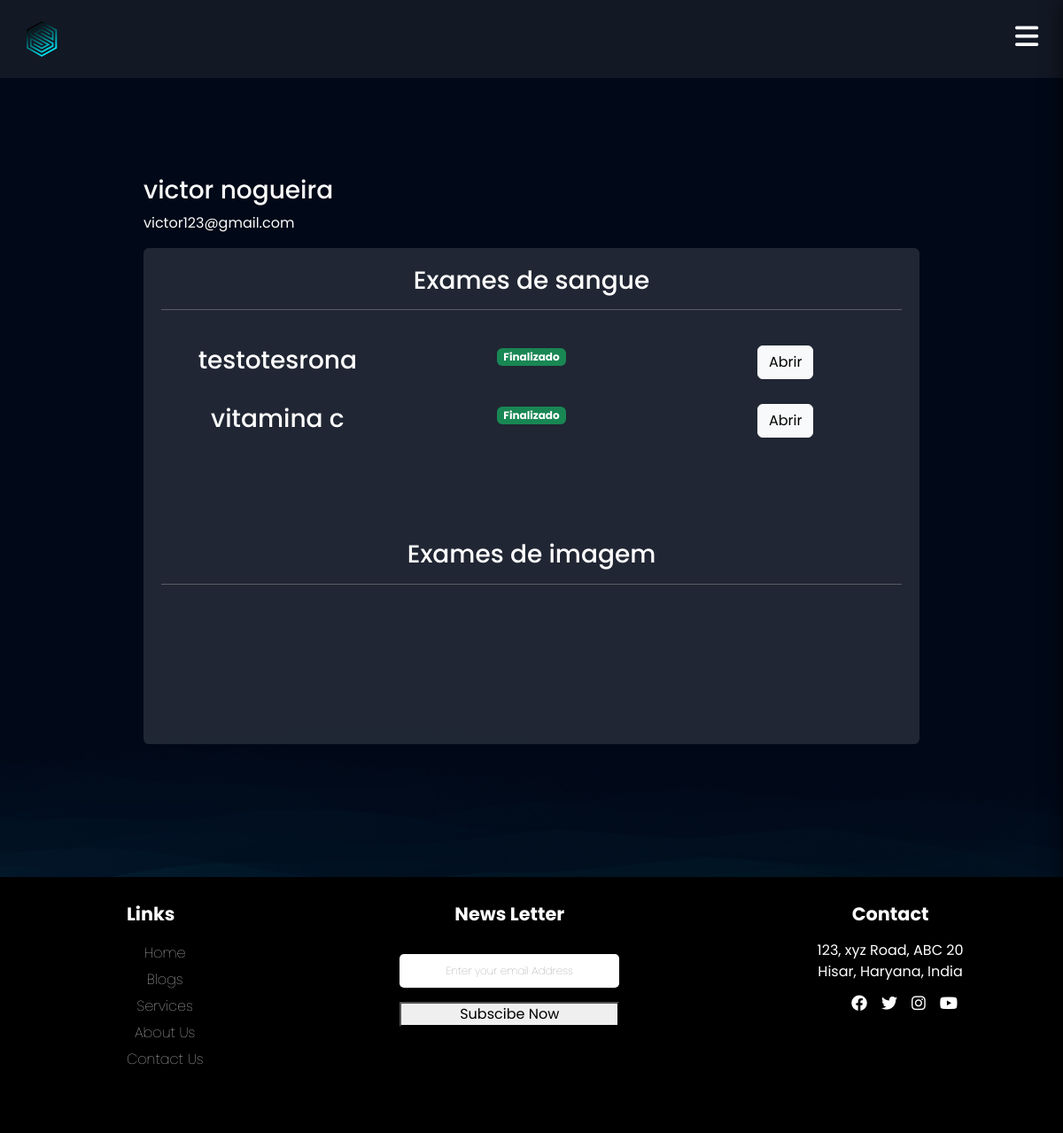
The page /empresarial/cliente/5 (signed in) on the database its author committed.
### exames/models.py (models this page shows, shortened)
class SolicitacaoExame(models.Model):
    choice_status = (
        ('E', 'Em análise'),
        ('F', 'Finalizado')
    )
    usuario = models.ForeignKey(User, on_delete=models.DO_NOTHING)
    exame = models.ForeignKey(TiposExames, on_delete=models.DO_NOTHING)
    status = models.CharField(max_length=2, choices=choice_status)
    resultado = models.FileField(upload_to="resultados", null=True, blank=True)
    requer_senha = models.BooleanField(default=False)
    senha = models.CharField(max_length=6, null=True, blank=True)
    def badge_template(self):
        if self.status == 'E':
            classes_css = 'bg-warning text-dark'
            texto = "Em análise"
        elif self.status == 'F':
            classes_css = 'bg-success'
            texto = "Finalizado"
        return mark_safe(f"<span class='badge bg-primary {classes_css}'>{texto}</span>")

class TiposExames(models.Model):
    tipo_choices = (
        ('I', 'Exame de imagem'),
        ('S', 'Exame de sangue')
    )
    nome = models.CharField(max_length=50)
    tipo = models.CharField(max_length=1, choices=tipo_choices)
    preco= models.FloatField()
    disponivel= models.BooleanField(default=True)
    horario_inicial = models.IntegerField()
    horario_final = models.IntegerField()

### empresarial/views.py (the view)
# urls.py: path('cliente/<int:cliente_id>', views.cliente, name="cliente"),
@staff_member_required
def cliente(request, cliente_id):
    cliente = User.objects.get(id=cliente_id)
    exames = SolicitacaoExame.objects.filter(usuario=cliente)
    return render(request, 'cliente.html', {'cliente': cliente, 'exames': exames})

### empresarial/templates/cliente.html (shortened to what this page needs)
{% extends "bases/base.html" %}
{% load static %}
{% block 'head' %}
    <link href="{% static 'exames/css/css.css' %}" rel="stylesheet">
    <link href="{% static 'exames/css/gerenciar_pedidos.css' %}" rel="stylesheet">
    <link href="{% static 'exames/css/gerenciar_exames.css' %}" rel="stylesheet">
{% endblock 'head' %}
{% block 'conteudo' %}
    <br>
    <br>
    <div class="container">
        <h3 class="font-destaque">{{cliente.get_full_name}}</h3>
        <p>{{cliente.email}}</p>
        <div class="card card-view">
            <div class="sub-card">
                <h3>Exames de sangue</h3>
                <hr>
                <br>
                {% for exame in exames  %}
                    {% if  exame.exame.tipo == 'S'%}
                        <div class="row">
                            <div class="col-md"><h3>{{exame.exame.nome}}</h3></div>
                            <div class="col-md">{{exame.badge_template}}</div>
                            <div class="col-md">
                                <a href="{% url "exame_cliente" exame.id %}" class="btn btn-light">Abrir</a>
                            </div>
                        </div>
                        <br>
                    {% endif %}
                {% endfor %}
            </div>
            <br>
            <br>
            <div class="sub-card">
                <h3>Exames de imagem</h3>
                <hr>
                <br>
            </div>
        </div>
    </div>
{% endblock 'conteudo' %}

### templates/static/geral/css/base.css (style rules this page uses)
body { margin: 0; background-color: #343541; color: #f9f9f9; font-family: "Euclid Circular A", "Poppins"; }
* { box-sizing: border-box; }
* { margin: 0; padding: 0; box-sizing: border-box; font-family: 'Poppins', sans-serif; }

### templates/static/exames/css/css.css (style rules this page uses)
body { background-image: url('/static/geral/img/bg2.png'); background-size: cover; }
.card { background-color: rgba(217, 217, 217, .14); color: white; padding: 20px; }

### templates/static/exames/css/gerenciar_pedidos.css (style rules this page uses)
.card-view { text-align: center; padding: 0; border: none; height: 70vh; }

### templates/static/exames/css/gerenciar_exames.css (style rules this page uses)
.sub-card { background-color: var(--dark-color); padding: 20px; }

### rows shown on the page
SolicitacaoExame: exame.nome "testotesrona", badge_template "Finalizado"
SolicitacaoExame: exame.nome "vitamina c", badge_template "Finalizado"

### other values the page prints
{{ cliente.get_full_name }} "victor nogueira"
{{ cliente.email }} "victor123@gmail.com"
